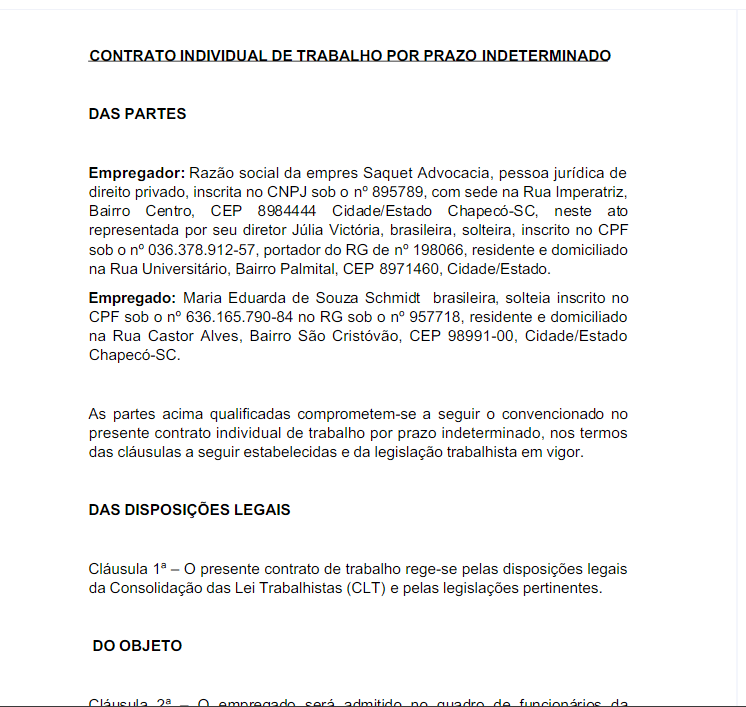
#> input picture Data/8.png, 746 x 707 px
$ python training.py
#> lines starting #> are read from the running program, lines starting #| are printed output that depends on the picture; after the words box and inside, x2 and y2 are one past the last pixel; in counts of white or black regions, pixels touching at a corner belong together
import cv2
import pytesseract

# Specify the paths for the input and output images
image_path = r'Data/8.png'
output_path = r'Data/7.jpg'

# Read the image in grayscale mode
img = cv2.imread(image_path, cv2.IMREAD_GRAYSCALE)
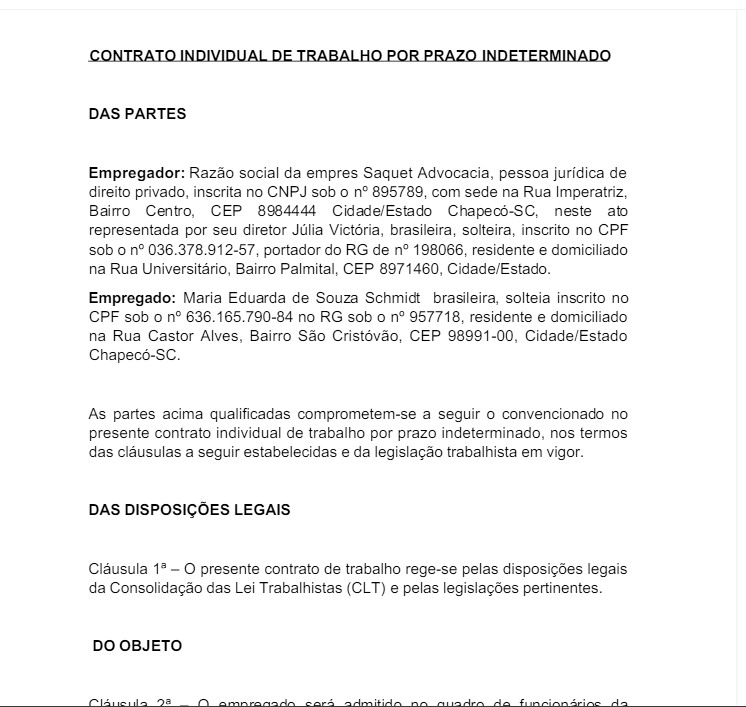
#> img: shape (707, 746); min 0, max 255, mean 243.5

# Check if the image was successfully loaded
if img is None:
    print(f"Error: Image not found at {image_path}")
else:
    # Apply binary thresholding to the image
    threshold_value = 150
    max_value = 255
    _, binary_image = cv2.threshold(img, threshold_value, max_value, cv2.THRESH_BINARY_INV)
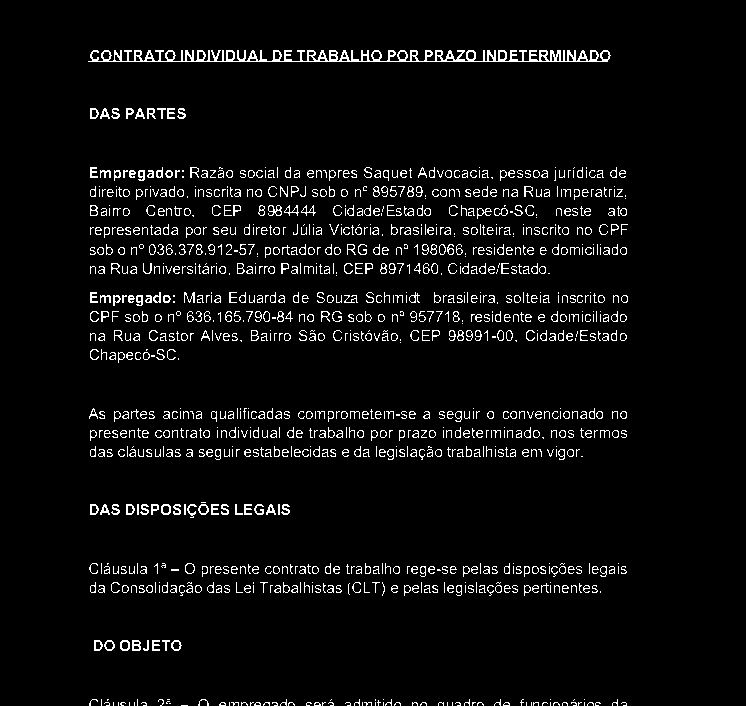
#> binary_image: shape (707, 746); 4.9% white in thin lines or dots

    # Save the processed binary image to the specified output path
    cv2.imwrite(output_path, binary_image)
    print(f"Processed image saved at {output_path}")

    # Use PyTesseract to extract text from the binary image
#> (the run stopped early here; a loop or call above may not have finished)

$ run again, with Data/15.png copied over Data/8.png
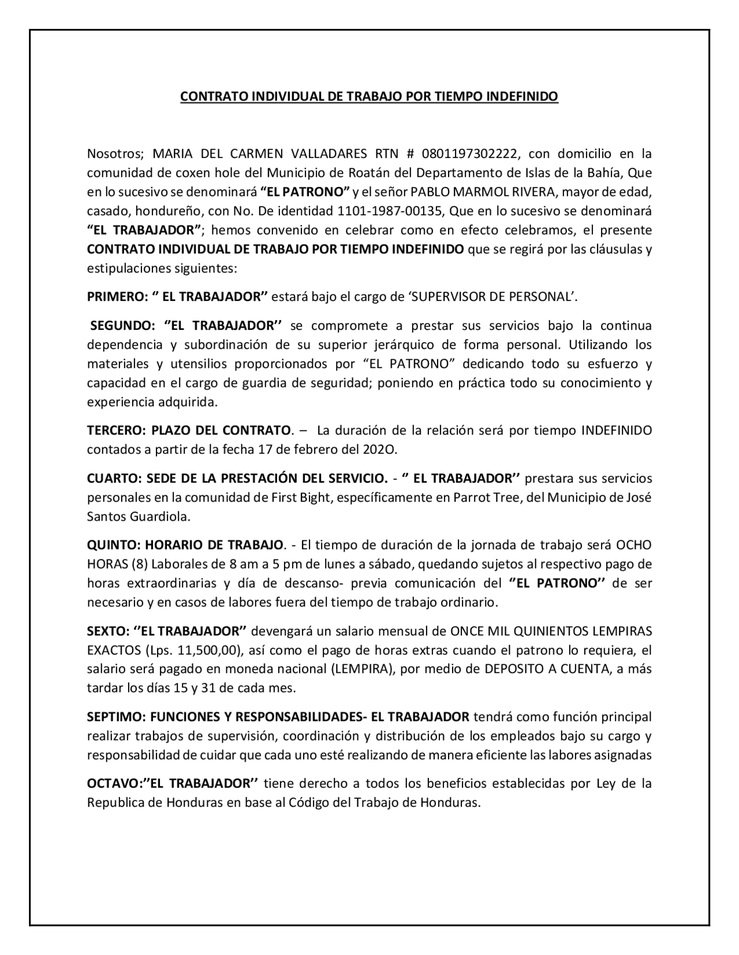
#> input picture Data/15.png, 739 x 955 px, shrunk from 1280 x 1656 before the run
#> img is the input picture: shape (955, 739); min 0, max 255, mean 236.6
#> `_, binary_image = cv2.threshold(img, threshold_value, max_value, cv2.T..`:
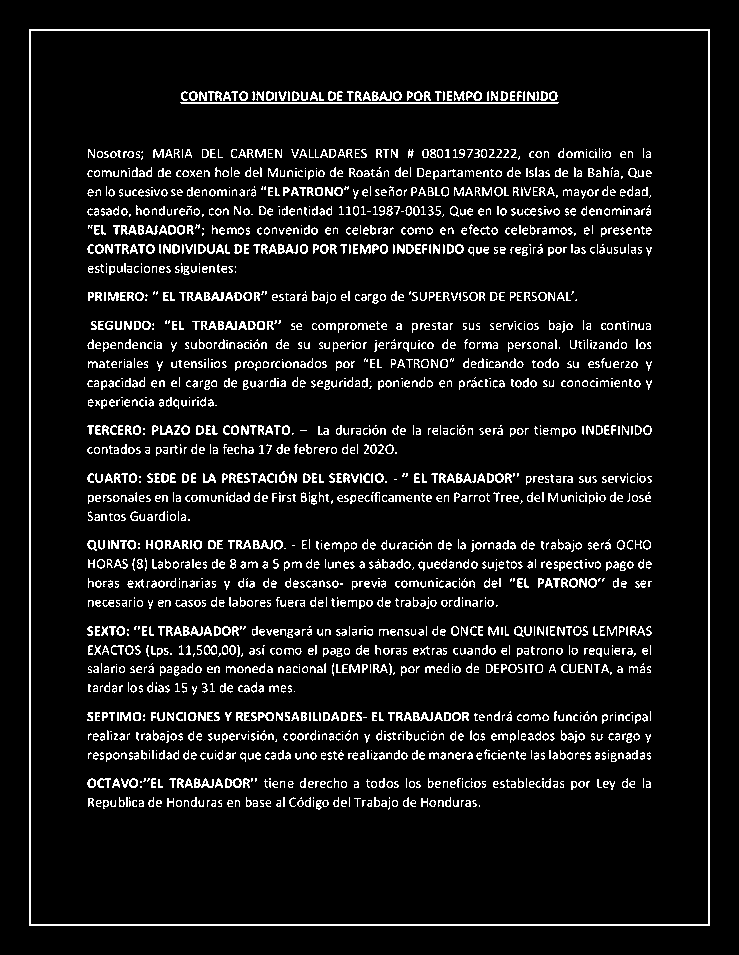
#> binary_image: shape (955, 739); 8.3% white in thin lines or dots, all inside (x1, y1, x2, y2) = (29, 29, 710, 926)

$ run again, with Data/3.png copied over Data/8.png
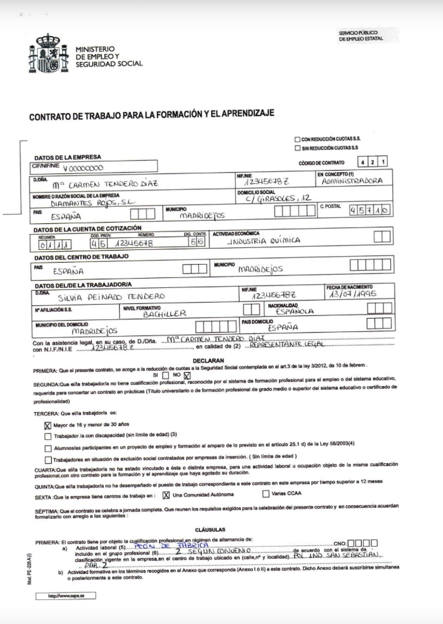
#> input picture Data/3.png, 443 x 624 px
#> `_, binary_image = cv2.threshold(img, threshold_value, max_value, cv2.T..`:
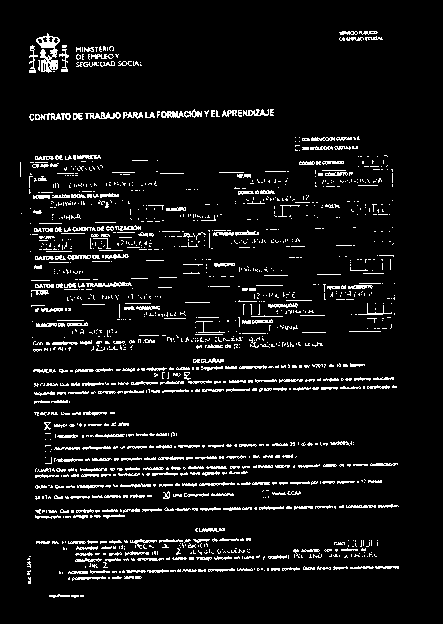
#> binary_image: shape (624, 443); 6.9% white in thin lines or dots, all inside (x1, y1, x2, y2) = (20, 31, 399, 598)

$ run again, with Data/6.png copied over Data/8.png
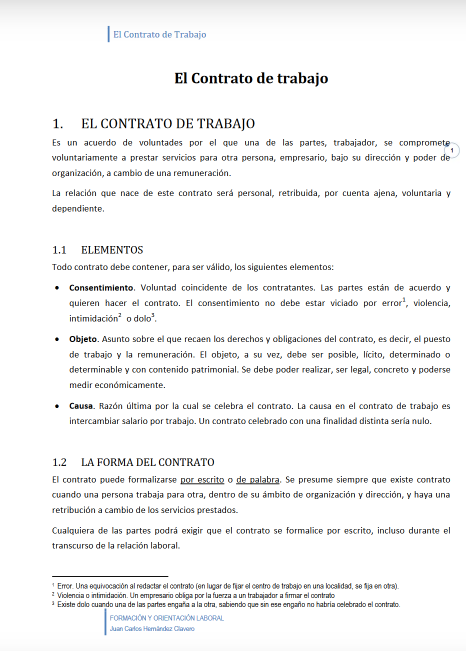
#> input picture Data/6.png, 466 x 651 px
#> `_, binary_image = cv2.threshold(img, threshold_value, max_value, cv2.T..`:
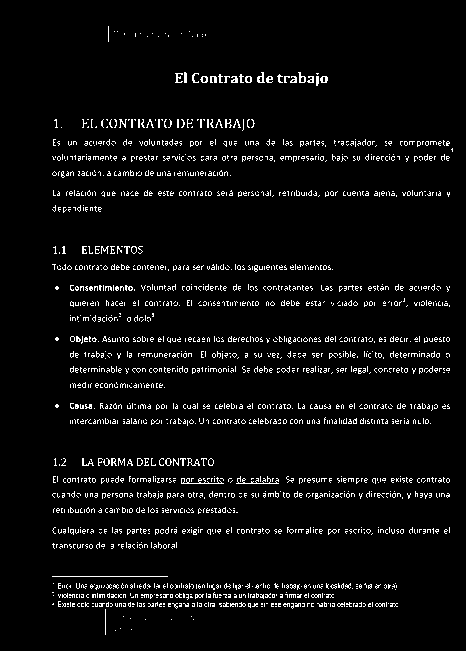
#> binary_image: shape (651, 466); 4.8% white in thin lines or dots, all inside (x1, y1, x2, y2) = (52, 26, 453, 635)
